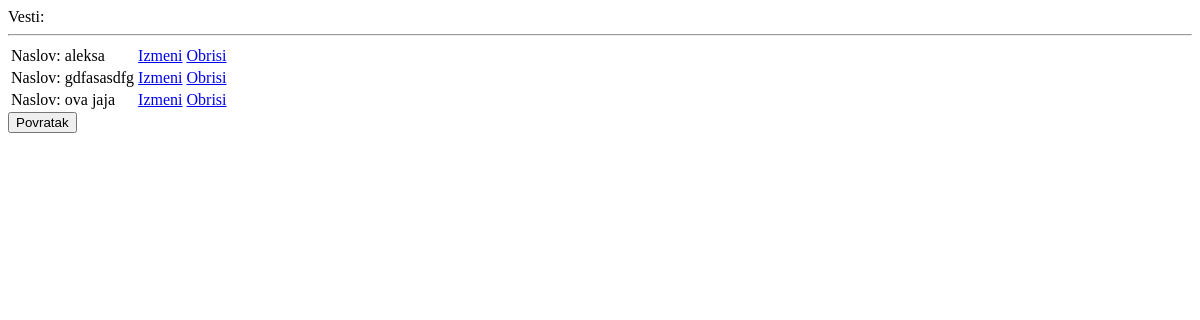
The page /prikazVesti.php (signed in) on the database as committed earlier.
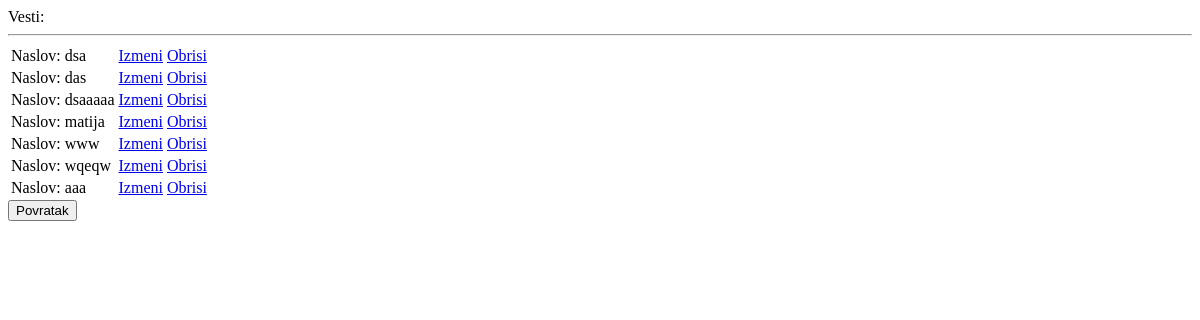
The same page on the database as committed later.
### tables this page shows
CREATE TABLE `vesti` (
  `id` int NOT NULL,
  `naslov` varchar(255) NOT NULL,
  `opis` varchar(255) NOT NULL,
  `takmicenje` int DEFAULT NULL,
  `datum` timestamp NULL DEFAULT CURRENT_TIMESTAMP
);

### classes/dbh.php (called while the page is built, shortened)
<?php
class Dbh{
    protected function connect() {
        try{
            $username = "root";
            $password = "";
            $dbh = new PDO('mysql:host=localhost;dbname=php_dev', $username, $password);
            return $dbh;
        }catch (PDOException $e){
            print 'Error: ' . $e->getMessage() . "<br/>";
            die();
        }
    }
    public function getVestiDbh(){
        $sql = "SELECT * FROM vesti";
        $stmt = $this->connect()->query($sql);
        return $stmt;
    }
}

### prikazVesti.php (the view, shortened to what this page needs)
<?php
if(isset($_SESSION['userid'])):
include "classes/dbh.php";
$vest = new Dbh();
$vesti = $vest->getVestiDbh();
?>
<!DOCTYPE html>
<html>
<head>
</head>
<body>
<div>
    <form method="post">
        <label for="courses">Vesti:</label>
        <hr>
        <table>
            <?php
            foreach ($vesti as $key => $value):
                ?>
                <tr>
                    <td>
                        <label>Naslov: </label>
                        <?= $value['naslov'] ?>
                    </td>
                    <td>
                        <a href="includes/editVesti.php?id=<?= $value['id'] ?>">Izmeni</a>
                    </td>
                    <td>
                        <a href="includes/deleteVesti.php?id=<?= $value['id'] ?>">Obrisi</a>
                    </td>
                </tr>
            <?php endforeach; ?>
        </table>
    </form>
    <button onclick="document.location='unosVesti.php'">Povratak</button>
</div>
</body>
<?php else:
header('Location: index.php?error=pleaseLogIn');
endif;
    ?>
</html>

Rows that differ between the two databases and show on the page:
removed vesti: naslov "aleksa"
removed vesti: naslov "gdfasasdfg"
removed vesti: naslov "ova jaja"
added vesti: naslov "dsa"
added vesti: naslov "das"
added vesti: naslov "dsaaaaa"
added vesti: naslov "matija"
added vesti: naslov "www"
added vesti: naslov "wqeqw"
added vesti: naslov "aaa"
